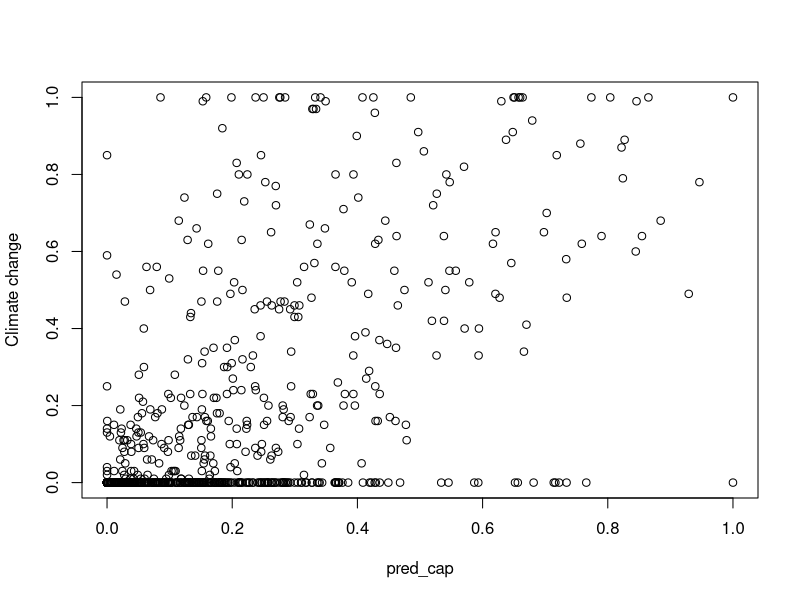
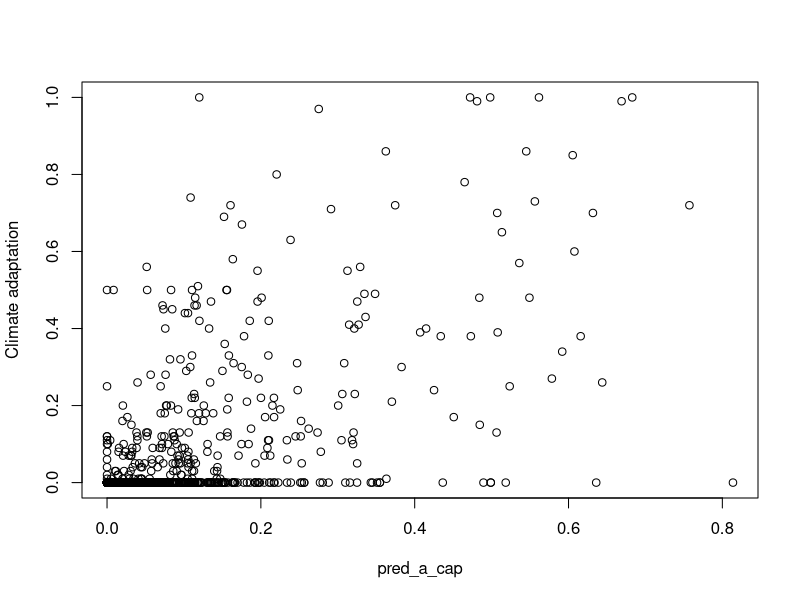
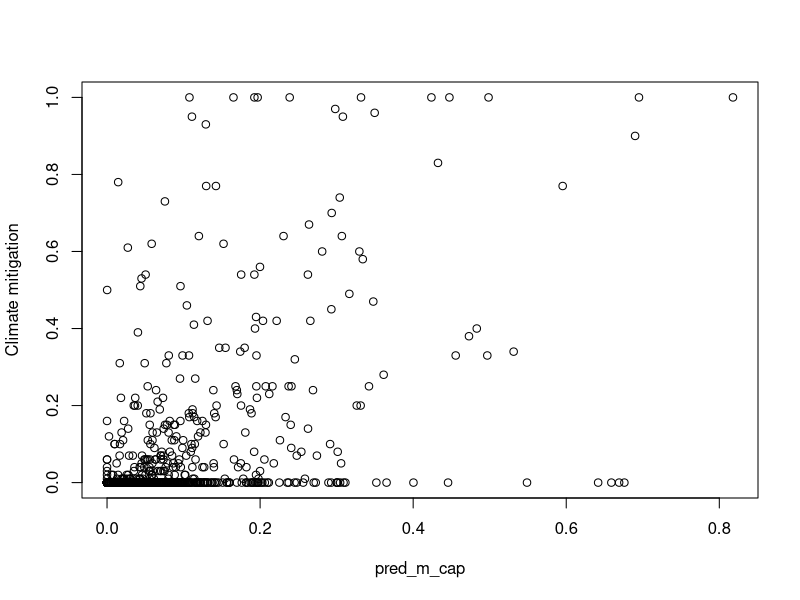

The R source for these figures, in order:
list.of.packages <- c("data.table")
new.packages <- list.of.packages[!(list.of.packages %in% installed.packages()[,"Package"])]
if(length(new.packages)) install.packages(new.packages)
lapply(list.of.packages, require, character.only=T)

wd = "~/git/osf-climate-nlp/"
setwd(wd)

mse = function(x, p){return(mean((x-p)^2))}

# Climate change model
dat = fread("output/wb_regression_inference.csv")

dat$pred_cap = pmax(dat$pred, 0)
dat$pred_cap = pmin(dat$pred_cap, 1)

mse(dat$`Climate change`, mean(dat$`Climate change`))
mse(dat$`Climate change`, dat$pred)
mse(dat$`Climate change`, dat$pred_cap)
plot(`Climate change`~pred_cap, data=dat)

summary(lm(`Climate change`~pred_cap, data=dat))

zero_labels = subset(dat, `Climate change` == 0)
hundred_labels = subset(dat, `Climate change` == 1)


# Climate adaptation and mitigation model
dat = fread("output/wb_dual_regression_inference.csv")

dat$pred_a_cap = pmax(dat$pred_a, 0)
dat$pred_a_cap = pmin(dat$pred_a_cap, 1)

dat$pred_m_cap = pmax(dat$pred_m, 0)
dat$pred_m_cap = pmin(dat$pred_m_cap, 1)

mse(dat$`Climate adaptation`, mean(dat$`Climate adaptation`))
mse(dat$`Climate adaptation`, dat$pred_a)
mse(dat$`Climate adaptation`, dat$pred_a_cap)
plot(`Climate adaptation`~pred_a_cap, data=dat)

summary(lm(`Climate adaptation`~pred_a_cap, data=dat))

mse(dat$`Climate mitigation`, mean(dat$`Climate mitigation`))
mse(dat$`Climate mitigation`, dat$pred_m)
mse(dat$`Climate mitigation`, dat$pred_m_cap)
plot(`Climate mitigation`~pred_m_cap, data=dat)

summary(lm(`Climate mitigation`~pred_m_cap, data=dat))
